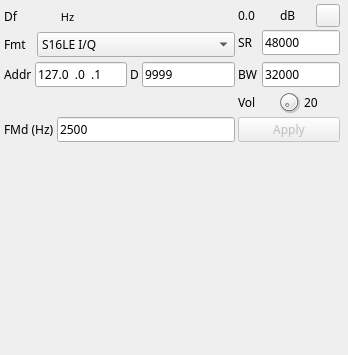
<?xml version="1.0" encoding="UTF-8"?>
<ui version="4.0">
 <class>UDPSinkGUI</class>
 <widget class="RollupWidget" name="UDPSinkGUI">
  <property name="geometry">
   <rect>
    <x>0</x>
    <y>0</y>
    <width>348</width>
    <height>355</height>
   </rect>
  </property>
  <property name="minimumSize">
   <size>
    <width>316</width>
    <height>0</height>
   </size>
  </property>
  <property name="maximumSize">
   <size>
    <width>400</width>
    <height>16777215</height>
   </size>
  </property>
  <property name="font">
   <font>
    <family>Sans Serif</family>
    <pointsize>9</pointsize>
   </font>
  </property>
  <property name="windowTitle">
   <string>UDP Sample Source</string>
  </property>
  <widget class="QWidget" name="widget" native="true">
   <property name="geometry">
    <rect>
     <x>2</x>
     <y>2</y>
     <width>340</width>
     <height>142</height>
    </rect>
   </property>
   <property name="minimumSize">
    <size>
     <width>330</width>
     <height>0</height>
    </size>
   </property>
   <property name="windowTitle">
    <string>Settings</string>
   </property>
   <layout class="QGridLayout" name="gridLayout">
    <property name="leftMargin">
     <number>2</number>
    </property>
    <property name="topMargin">
     <number>2</number>
    </property>
    <property name="rightMargin">
     <number>2</number>
    </property>
    <property name="bottomMargin">
     <number>2</number>
    </property>
    <property name="spacing">
     <number>3</number>
    </property>
    <item row="3" column="0">
     <layout class="QHBoxLayout" name="AddressLayout">
      <item>
       <widget class="QLabel" name="Addresslabel">
        <property name="text">
         <string>Addr</string>
        </property>
       </widget>
      </item>
      <item>
       <widget class="QLineEdit" name="udpAddress">
        <property name="toolTip">
         <string>Remote address</string>
        </property>
        <property name="inputMask">
         <string>000.000.000.000</string>
        </property>
        <property name="text">
         <string>127.0.0.1</string>
        </property>
       </widget>
      </item>
      <item>
       <widget class="QLabel" name="udpPortlabel">
        <property name="text">
         <string>D</string>
        </property>
       </widget>
      </item>
      <item>
       <widget class="QLineEdit" name="udpPort">
        <property name="toolTip">
         <string>Remote data port</string>
        </property>
        <property name="inputMask">
         <string>00000</string>
        </property>
        <property name="text">
         <string>9999</string>
        </property>
       </widget>
      </item>
     </layout>
    </item>
    <item row="0" column="2">
     <layout class="QHBoxLayout" name="ChannelPowerLayout">
      <item>
       <widget class="QLabel" name="channelPower">
        <property name="toolTip">
         <string>Channel power</string>
        </property>
        <property name="layoutDirection">
         <enum>Qt::LeftToRight</enum>
        </property>
        <property name="text">
         <string>0.0</string>
        </property>
       </widget>
      </item>
      <item>
       <widget class="QLabel" name="channelPowerUnits">
        <property name="text">
         <string> dB</string>
        </property>
       </widget>
      </item>
      <item>
       <widget class="QToolButton" name="channelMute">
        <property name="toolTip">
         <string>Mute/Unmute channel</string>
        </property>
        <property name="text">
         <string/>
        </property>
        <property name="icon">
         <iconset resource="../../../sdrbase/resources/res.qrc">
          <normaloff>:/txon.png</normaloff>
          <normalon>:/txoff.png</normalon>:/txon.png</iconset>
        </property>
        <property name="checkable">
         <bool>true</bool>
        </property>
       </widget>
      </item>
     </layout>
    </item>
    <item row="0" column="0">
     <layout class="QHBoxLayout" name="DeltaFrequencyLayout">
      <property name="topMargin">
       <number>2</number>
      </property>
      <item>
       <widget class="QLabel" name="deltaFrequencyLabel">
        <property name="maximumSize">
         <size>
          <width>16</width>
          <height>16777215</height>
         </size>
        </property>
        <property name="text">
         <string>Df</string>
        </property>
       </widget>
      </item>
      <item>
       <widget class="ValueDialZ" name="deltaFrequency" native="true">
        <property name="sizePolicy">
         <sizepolicy hsizetype="Maximum" vsizetype="Maximum">
          <horstretch>0</horstretch>
          <verstretch>0</verstretch>
         </sizepolicy>
        </property>
        <property name="minimumSize">
         <size>
          <width>32</width>
          <height>16</height>
         </size>
        </property>
        <property name="font">
         <font>
          <family>DejaVu Sans Mono</family>
          <pointsize>12</pointsize>
         </font>
        </property>
        <property name="cursor">
         <cursorShape>PointingHandCursor</cursorShape>
        </property>
        <property name="focusPolicy">
         <enum>Qt::StrongFocus</enum>
        </property>
        <property name="toolTip">
         <string>Demod shift frequency from center in Hz</string>
        </property>
       </widget>
      </item>
      <item>
       <widget class="QLabel" name="deltaUnits">
        <property name="palette">
         <palette>
          <active>
           <colorrole role="Text">
            <brush brushstyle="SolidPattern">
             <color alpha="255">
              <red>26</red>
              <green>26</green>
              <blue>26</blue>
             </color>
            </brush>
           </colorrole>
           <colorrole role="BrightText">
            <brush brushstyle="SolidPattern">
             <color alpha="255">
              <red>255</red>
              <green>255</green>
              <blue>255</blue>
             </color>
            </brush>
           </colorrole>
          </active>
          <inactive>
           <colorrole role="Text">
            <brush brushstyle="SolidPattern">
             <color alpha="255">
              <red>26</red>
              <green>26</green>
              <blue>26</blue>
             </color>
            </brush>
           </colorrole>
           <colorrole role="BrightText">
            <brush brushstyle="SolidPattern">
             <color alpha="255">
              <red>255</red>
              <green>255</green>
              <blue>255</blue>
             </color>
            </brush>
           </colorrole>
          </inactive>
          <disabled>
           <colorrole role="Text">
            <brush brushstyle="SolidPattern">
             <color alpha="255">
              <red>118</red>
              <green>118</green>
              <blue>117</blue>
             </color>
            </brush>
           </colorrole>
           <colorrole role="BrightText">
            <brush brushstyle="SolidPattern">
             <color alpha="255">
              <red>255</red>
              <green>255</green>
              <blue>255</blue>
             </color>
            </brush>
           </colorrole>
          </disabled>
         </palette>
        </property>
        <property name="font">
         <font>
          <pointsize>8</pointsize>
         </font>
        </property>
        <property name="text">
         <string> Hz</string>
        </property>
       </widget>
      </item>
     </layout>
    </item>
    <item row="8" column="0">
     <layout class="QHBoxLayout" name="FMDevLayout">
      <item>
       <widget class="QLabel" name="fmDevLabel">
        <property name="text">
         <string>FMd (Hz)</string>
        </property>
       </widget>
      </item>
      <item>
       <widget class="QLineEdit" name="fmDeviation">
        <property name="toolTip">
         <string>FM deviation in Hz (for S16LE NFM format)</string>
        </property>
        <property name="inputMask">
         <string>00000</string>
        </property>
        <property name="text">
         <string>2500</string>
        </property>
       </widget>
      </item>
     </layout>
    </item>
    <item row="4" column="2">
     <layout class="QHBoxLayout" name="VolumeLayout">
      <item>
       <widget class="QLabel" name="volumeLabel">
        <property name="text">
         <string>Vol</string>
        </property>
       </widget>
      </item>
      <item>
       <widget class="QDial" name="volume">
        <property name="maximumSize">
         <size>
          <width>24</width>
          <height>24</height>
         </size>
        </property>
       </widget>
      </item>
      <item>
       <widget class="QLabel" name="volumeText">
        <property name="text">
         <string>20</string>
        </property>
       </widget>
      </item>
     </layout>
    </item>
    <item row="1" column="0" rowspan="2">
     <layout class="QHBoxLayout" name="FormatLayout">
      <item>
       <widget class="QLabel" name="sampleFormatLabel">
        <property name="maximumSize">
         <size>
          <width>30</width>
          <height>16777215</height>
         </size>
        </property>
        <property name="text">
         <string>Fmt</string>
        </property>
       </widget>
      </item>
      <item>
       <widget class="QComboBox" name="sampleFormat">
        <property name="toolTip">
         <string>Samples format</string>
        </property>
        <property name="currentIndex">
         <number>0</number>
        </property>
        <item>
         <property name="text">
          <string>S16LE I/Q</string>
         </property>
        </item>
        <item>
         <property name="text">
          <string>S16LE NFM</string>
         </property>
        </item>
        <item>
         <property name="text">
          <string>S16LE NFM Mono</string>
         </property>
        </item>
        <item>
         <property name="text">
          <string>S16LE LSB</string>
         </property>
        </item>
        <item>
         <property name="text">
          <string>S16LE USB</string>
         </property>
        </item>
        <item>
         <property name="text">
          <string>S16LE LSB Mono</string>
         </property>
        </item>
        <item>
         <property name="text">
          <string>S16LE USB Mono</string>
         </property>
        </item>
        <item>
         <property name="text">
          <string>S16LE AM Mono</string>
         </property>
        </item>
       </widget>
      </item>
     </layout>
    </item>
    <item row="1" column="2">
     <layout class="QHBoxLayout" name="SampleRateLayout">
      <item>
       <widget class="QLabel" name="sampleRateLabel">
        <property name="minimumSize">
         <size>
          <width>21</width>
          <height>0</height>
         </size>
        </property>
        <property name="text">
         <string>SR</string>
        </property>
       </widget>
      </item>
      <item>
       <widget class="QLineEdit" name="sampleRate">
        <property name="toolTip">
         <string>Samples rate</string>
        </property>
        <property name="inputMask">
         <string>0009999</string>
        </property>
        <property name="text">
         <string>48000</string>
        </property>
       </widget>
      </item>
     </layout>
    </item>
    <item row="3" column="2">
     <layout class="QHBoxLayout" name="horizontalLayout_2">
      <item>
       <widget class="QLabel" name="label_3">
        <property name="minimumSize">
         <size>
          <width>21</width>
          <height>0</height>
         </size>
        </property>
        <property name="text">
         <string>BW</string>
        </property>
       </widget>
      </item>
      <item>
       <widget class="QLineEdit" name="rfBandwidth">
        <property name="toolTip">
         <string>Signal bandwidth</string>
        </property>
        <property name="inputMask">
         <string>0009999</string>
        </property>
        <property name="text">
         <string>32000</string>
        </property>
       </widget>
      </item>
     </layout>
    </item>
    <item row="8" column="2">
     <widget class="QPushButton" name="applyBtn">
      <property name="enabled">
       <bool>false</bool>
      </property>
      <property name="toolTip">
       <string>Apply text input and/or samples format</string>
      </property>
      <property name="text">
       <string>Apply</string>
      </property>
     </widget>
    </item>
    <item row="4" column="0">
     <layout class="QHBoxLayout" name="VUMeterLayout">
      <item>
       <widget class="LevelMeterVU" name="volumeMeter" native="true">
        <property name="sizePolicy">
         <sizepolicy hsizetype="Expanding" vsizetype="Preferred">
          <horstretch>0</horstretch>
          <verstretch>0</verstretch>
         </sizepolicy>
        </property>
       </widget>
      </item>
     </layout>
    </item>
   </layout>
  </widget>
  <widget class="QWidget" name="spectrumBox" native="true">
   <property name="geometry">
    <rect>
     <x>15</x>
     <y>160</y>
     <width>321</width>
     <height>156</height>
    </rect>
   </property>
   <property name="windowTitle">
    <string>Channel Spectrum</string>
   </property>
   <layout class="QVBoxLayout" name="verticalLayout_2">
    <property name="spacing">
     <number>3</number>
    </property>
    <property name="leftMargin">
     <number>2</number>
    </property>
    <property name="topMargin">
     <number>2</number>
    </property>
    <property name="rightMargin">
     <number>2</number>
    </property>
    <property name="bottomMargin">
     <number>2</number>
    </property>
    <item>
     <widget class="GLSpectrum" name="glSpectrum" native="true">
      <property name="font">
       <font>
        <family>Sans Serif</family>
        <pointsize>9</pointsize>
       </font>
      </property>
     </widget>
    </item>
    <item>
     <widget class="GLSpectrumGUI" name="spectrumGUI" native="true"/>
    </item>
   </layout>
  </widget>
 </widget>
 <customwidgets>
  <customwidget>
   <class>RollupWidget</class>
   <extends>QWidget</extends>
   <header>gui/rollupwidget.h</header>
   <container>1</container>
  </customwidget>
  <customwidget>
   <class>GLSpectrum</class>
   <extends>QWidget</extends>
   <header>gui/glspectrum.h</header>
   <container>1</container>
  </customwidget>
  <customwidget>
   <class>GLSpectrumGUI</class>
   <extends>QWidget</extends>
   <header>gui/glspectrumgui.h</header>
   <container>1</container>
  </customwidget>
  <customwidget>
   <class>ValueDialZ</class>
   <extends>QWidget</extends>
   <header>gui/valuedialz.h</header>
   <container>1</container>
  </customwidget>
  <customwidget>
   <class>LevelMeterVU</class>
   <extends>QWidget</extends>
   <header>gui/levelmeter.h</header>
   <container>1</container>
  </customwidget>
 </customwidgets>
 <resources>
  <include location="../../../sdrbase/resources/res.qrc"/>
 </resources>
 <connections/>
</ui>
